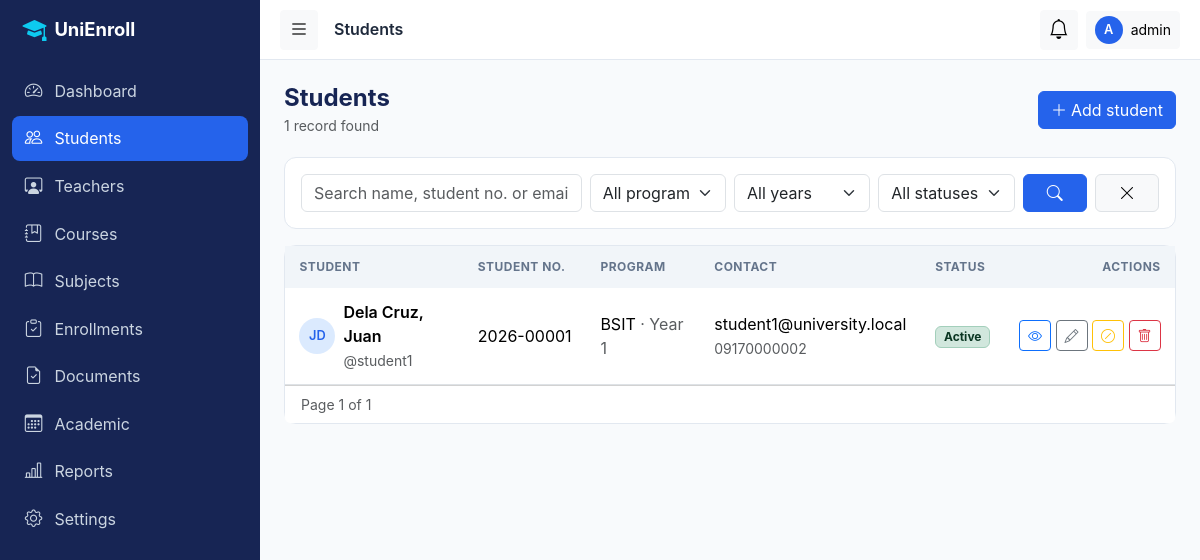
The app's page /admin/students/index.php (signed in) with its own data.
### tables this page shows
CREATE TABLE users (
  id            INT UNSIGNED AUTO_INCREMENT PRIMARY KEY,
  username      VARCHAR(50)  NOT NULL,
  email         VARCHAR(120) NOT NULL,
  password_hash VARCHAR(255) NOT NULL,
  role          ENUM('admin','teacher','student') NOT NULL,
  status        ENUM('active','inactive') NOT NULL DEFAULT 'active',
  last_login    DATETIME NULL,
  created_at    TIMESTAMP NOT NULL DEFAULT CURRENT_TIMESTAMP,
  updated_at    TIMESTAMP NOT NULL DEFAULT CURRENT_TIMESTAMP ON UPDATE CURRENT_TIMESTAMP,
  UNIQUE KEY uq_users_username (username),
  UNIQUE KEY uq_users_email (email),
  KEY idx_users_role_status (role, status)
);

CREATE TABLE students (
  id              INT UNSIGNED AUTO_INCREMENT PRIMARY KEY,
  user_id         INT UNSIGNED NOT NULL,
  student_no      VARCHAR(20)  NOT NULL,               
  first_name      VARCHAR(60)  NOT NULL,
  middle_name     VARCHAR(60)  NULL,
  last_name       VARCHAR(60)  NOT NULL,
  gender          ENUM('male','female','other') NULL,
  birth_date      DATE NULL,
  phone           VARCHAR(30)  NULL,
  address         VARCHAR(255) NULL,
  program_id      INT UNSIGNED NOT NULL,
  year_level      TINYINT UNSIGNED NOT NULL DEFAULT 1,
  profile_picture VARCHAR(255) NULL,
  status          ENUM('active','inactive','graduated') NOT NULL DEFAULT 'active',
  created_at      TIMESTAMP NOT NULL DEFAULT CURRENT_TIMESTAMP,
  updated_at      TIMESTAMP NOT NULL DEFAULT CURRENT_TIMESTAMP ON UPDATE CURRENT_TIMESTAMP,
  UNIQUE KEY uq_students_user (user_id),
  UNIQUE KEY uq_students_no (student_no),
  KEY idx_students_name (last_name, first_name),
  KEY idx_students_program_year (program_id, year_level),
  CONSTRAINT fk_students_user FOREIGN KEY (user_id)
    REFERENCES users(id) ON UPDATE CASCADE ON DELETE CASCADE,
  CONSTRAINT fk_students_program FOREIGN KEY (program_id)
    REFERENCES programs(id) ON UPDATE CASCADE ON DELETE RESTRICT
);

CREATE TABLE programs (
  id            INT UNSIGNED AUTO_INCREMENT PRIMARY KEY,
  department_id INT UNSIGNED NOT NULL,
  code          VARCHAR(20)  NOT NULL,
  name          VARCHAR(150) NOT NULL,
  duration_years TINYINT UNSIGNED NOT NULL DEFAULT 4,    
  description   TEXT NULL,
  status        ENUM('active','inactive') NOT NULL DEFAULT 'active',
  created_at    TIMESTAMP NOT NULL DEFAULT CURRENT_TIMESTAMP,
  updated_at    TIMESTAMP NOT NULL DEFAULT CURRENT_TIMESTAMP ON UPDATE CURRENT_TIMESTAMP,
  UNIQUE KEY uq_programs_code (code),
  KEY idx_programs_department (department_id),
  CONSTRAINT fk_programs_department FOREIGN KEY (department_id)
    REFERENCES departments(id) ON UPDATE CASCADE ON DELETE RESTRICT
);

### includes/auth_check.php (called while the page is built, shortened)
<?php
function require_login(): array
{
    $pdo  = Database::getConnection();
    $stmt = $pdo->prepare('SELECT id, username, role, status FROM users WHERE id = ?');
    $stmt->execute([$_SESSION['user_id']]);
    $user = $stmt->fetch();
    $user['name'] = $_SESSION['display_name'] ?? $user['username'];
    return $user;
}
function require_role($roles): array
{
    $roles = (array)$roles;
    $user  = require_login();
        ?>
        <?php
    return $user;
}

### admin/students/index.php (the view, shortened to what this page needs)
<?php
require_once __DIR__ . '/../../includes/auth_check.php';
$user = require_role('admin');
$pageTitle = 'Students';
$pdo = Database::getConnection();
$q         = clean($_GET['q'] ?? '');
$programId = (int)($_GET['program'] ?? 0);
$year      = (int)($_GET['year'] ?? 0);
$status    = in_array($_GET['status'] ?? '', ['active', 'inactive', 'graduated'], true) ? $_GET['status'] : '';
$where = []; $params = [];
$whereSql = $where ? 'WHERE ' . implode(' AND ', $where) : '';
$from  = 'FROM students s JOIN users u ON u.id = s.user_id JOIN programs p ON p.id = s.program_id';
$total = (int)scalar($pdo, "SELECT COUNT(*) $from $whereSql", $params);
$pg    = paginate($total, (int)($_GET['page'] ?? 1));
$stmt = $pdo->prepare(
    "SELECT s.*, u.username, u.email, p.code AS program_code $from $whereSql
     ORDER BY s.last_name, s.first_name LIMIT {$pg['perPage']} OFFSET {$pg['offset']}"
);
$stmt->execute($params);
$students = $stmt->fetchAll();
$keep = array_filter(['q' => $q, 'program' => $programId, 'year' => $year, 'status' => $status]);
require_once __DIR__ . '/../../includes/header.php';
?>
<div class="page-header">
  <div><h4>Students</h4><small class="text-muted"><?= number_format($total) ?> record<?= $total === 1 ? '' : 's' ?> found</small></div>
  <button class="btn btn-primary" id="addStudentBtn"><i class="bi bi-plus-lg me-1"></i>Add student</button>
</div>
<div class="card mb-3"><div class="card-body">
  <form class="row g-2" method="get">
    <div class="col-md-4"><input class="form-control" name="q" placeholder="Search name, student no. or email" value="<?= e($q) ?>"></div>
    <div class="col-6 col-md-2">
      <select class="form-select" name="program"><option value="">All programs</option>
      </select></div>
    <div class="col-6 col-md-2">
      <select class="form-select" name="year"><option value="">All years</option>
      </select></div>
    <div class="col-6 col-md-2">
      <select class="form-select" name="status"><option value="">All statuses</option>
      </select></div>
    <div class="col-6 col-md-2 d-flex gap-2">
      <button class="btn btn-primary flex-fill"><i class="bi bi-search"></i></button>
      <a class="btn btn-light border flex-fill" href="index.php" title="Reset"><i class="bi bi-x-lg"></i></a>
    </div>
  </form>
</div></div>
<div class="card">
  <?php if (!$students): ?>
    <div class="empty-state"><i class="bi bi-people"></i>
      <?= $keep ? 'No students match your filters.' : 'No students yet. Click “Add student” to create one.' ?></div>
  <?php else: ?>
  <div class="table-responsive">
    <table class="table table-hover mb-0">
      <thead><tr><th>Student</th><th>Student No.</th><th>Program</th><th>Contact</th><th>Status</th><th class="text-end">Actions</th></tr></thead>
      <tbody>
      <?php foreach ($students as $s): $full = $s['first_name'] . ' ' . $s['last_name']; ?>
        <tr>
          <td><div class="d-flex align-items-center gap-2">
            <span class="initials"><?= e(strtoupper(mb_substr($s['first_name'], 0, 1) . mb_substr($s['last_name'], 0, 1))) ?></span>
            <div><div class="fw-semibold"><?= e($s['last_name'] . ', ' . $s['first_name']) ?></div>
                 <small class="text-muted">@<?= e($s['username']) ?></small></div></div></td>
          <td class="text-nowrap"><?= e($s['student_no']) ?></td>
          <td><?= e($s['program_code']) ?> <span class="text-muted">· Year <?= (int)$s['year_level'] ?></span></td>
          <td><div><?= e($s['email']) ?></div><small class="text-muted"><?= e($s['phone'] ?: '—') ?></small></td>
          <td><?= status_badge($s['status']) ?></td>
          <td class="text-end text-nowrap">
            <a class="btn btn-sm btn-outline-primary" href="view.php?id=<?= (int)$s['id'] ?>" title="View"><i class="bi bi-eye"></i></a>
            <button class="btn btn-sm btn-outline-secondary edit-btn" title="Edit"
                    data-student="<?= e(json_encode($s, JSON_HEX_TAG | JSON_HEX_AMP)) ?>"><i class="bi bi-pencil"></i></button>
            <form method="post" action="actions.php" class="d-inline">
              <?php $deact = $s['status'] !== 'inactive'; ?>
              <button class="btn btn-sm btn-outline-<?= $deact ? 'warning' : 'success' ?>" title="<?= $deact ? 'Deactivate' : 'Activate' ?>"
                      data-confirm="<?= $deact ? 'Deactivate' : 'Activate' ?> <?= e($full) ?>?"
                      data-confirm-class="btn-<?= $deact ? 'warning' : 'success' ?>" data-confirm-label="<?= $deact ? 'Deactivate' : 'Activate' ?>">
                <i class="bi bi-<?= $deact ? 'slash-circle' : 'check-circle' ?>"></i></button>
            </form>
            <form method="post" action="actions.php" class="d-inline">
              <button class="btn btn-sm btn-outline-danger" title="Delete"
                      data-confirm="Permanently delete <?= e($full) ?>? This cannot be undone." data-confirm-label="Delete">
                <i class="bi bi-trash"></i></button>
            </form>
          </td>
        </tr>
      <?php endforeach; ?>
      </tbody>
    </table>
  </div>
  <div class="card-footer bg-white d-flex justify-content-between align-items-center flex-wrap gap-2">
    <small class="text-muted">Page <?= $pg['page'] ?> of <?= $pg['pages'] ?></small>
  </div>
  <?php endif; ?>
</div>
<?php require_once __DIR__ . '/../../includes/footer.php'; ?>

### includes/header.php (shortened to what this page needs)
<?php
$pageTitle = $pageTitle ?? APP_NAME;
?>
<!DOCTYPE html>
<html lang="en">
<head>
  <link href="https://cdn.jsdelivr.net/npm/bootstrap@5.3.3/dist/css/bootstrap.min.css" rel="stylesheet">
  <link href="https://cdn.jsdelivr.net/npm/bootstrap-icons@1.11.3/font/bootstrap-icons.min.css" rel="stylesheet">
  <link href="<?= e(asset('css/style.css')) ?>" rel="stylesheet">
</head>
<body>
<div class="app-wrapper">
  <?php require __DIR__ . '/sidebar.php'; ?>
  <div class="app-main">
    <header class="topbar">
      <button class="btn btn-light btn-sm" id="sidebarToggle" aria-label="Toggle sidebar"><i class="bi bi-list fs-5"></i></button>
      <h6 class="mb-0 ms-3 fw-semibold d-none d-sm-block"><?= e($pageTitle) ?></h6>
      <div class="ms-auto d-flex align-items-center gap-2">
        <div class="dropdown">
          <button class="btn btn-light btn-sm position-relative" data-bs-toggle="dropdown" aria-label="Notifications">
            <i class="bi bi-bell fs-5"></i>
          </button>
        </div>
        <div class="dropdown">
          <button class="btn btn-light btn-sm d-flex align-items-center gap-2" data-bs-toggle="dropdown">
            <span class="avatar"><?= e(strtoupper(mb_substr($user['name'], 0, 1))) ?></span>
            <span class="d-none d-md-inline"><?= e($user['name']) ?></span>
          </button>
        </div>
      </div>
    </header>
    <main class="content">

### includes/functions.php (shortened to what this page needs)
<?php
function e($value): string
{
    return htmlspecialchars((string)$value, ENT_QUOTES, 'UTF-8');
}
function url(string $path = ''): string
{
    return BASE_URL . '/' . ltrim($path, '/');
}
function asset(string $path): string
{
    return url('assets/' . ltrim($path, '/'));
}
function clean(?string $value): string
{
    return trim(strip_tags((string)$value));
}
function scalar(PDO $pdo, string $sql, array $params = [])
{
    $stmt = $pdo->prepare($sql);
    $stmt->execute($params);
    return $stmt->fetchColumn();
}
function status_badge(string $status): string
{
    $map = [
        'active' => 'success', 'approved' => 'success', 'verified' => 'success', 'open' => 'success', 'available' => 'success',
        'pending' => 'warning', 'inactive' => 'secondary', 'draft' => 'secondary', 'closed' => 'secondary',
        'unavailable' => 'secondary', 'passed' => 'success', 'failed' => 'danger', 'enrolled' => 'primary', 'dropped' => 'secondary', 'rejected' => 'danger', 'cancelled' => 'dark', 'graduated' => 'info',
    ];
    return '<span class="badge bg-' . ($map[$status] ?? 'secondary') . '-subtle text-' . ($map[$status] ?? 'secondary')
         . '-emphasis border border-' . ($map[$status] ?? 'secondary') . '-subtle text-capitalize">' . e($status) . '</span>';
}
function paginate(int $total, int $page, int $perPage = PER_PAGE): array
{
    $pages = max(1, (int)ceil($total / $perPage));
    $page  = min(max(1, $page), $pages);
    return ['total' => $total, 'page' => $page, 'pages' => $pages, 'perPage' => $perPage, 'offset' => ($page - 1) * $perPage];
}

### assets/css/style.css (style rules this page uses)
:root { --navy: #172554; --royal: #2563EB; --cyan: #06B6D4; --bg: #F8FAFC; --card: #FFFFFF; --text: #1E293B; --muted: #64748B; --border: #E2E8F0; --success:#16A34A; --warning:#F59E0B; --danger: #DC2626; --radius: 12px; --sidebar-w: 260px; --transition: .2s ease; }
body { font-family: 'Inter', system-ui, -apple-system, 'Segoe UI', Roboto, sans-serif; background: var(--bg); color: var(--text); }
.card { border: 1px solid var(--border); border-radius: var(--radius); }
.btn-primary { background: var(--royal); border-color: var(--royal); }
.btn, .form-control, .form-select { transition: var(--transition); }
.app-wrapper { display: flex; min-height: 100vh; }
.app-main { flex: 1; margin-left: var(--sidebar-w); min-width: 0; transition: margin var(--transition); }
.topbar { height: 60px; background: #fff; border-bottom: 1px solid var(--border); display: flex; align-items: center; padding: 0 1.25rem; position: sticky; top: 0; z-index: 1030; }
.content { padding: 1.5rem; }
.avatar { width: 28px; height: 28px; border-radius: 50%; background: var(--royal); color: #fff; display: inline-flex; align-items: center; justify-content: center; font-size: .8rem; font-weight: 600; }
.table > :not(caption) > * > * { padding: .75rem .9rem; vertical-align: middle; }
.table thead th { font-size: .75rem; text-transform: uppercase; letter-spacing: .04em; color: var(--muted); background: #f1f5f9; border-bottom: 0; }
.page-header { display: flex; flex-wrap: wrap; gap: .75rem; align-items: center; justify-content: space-between; margin-bottom: 1.25rem; }
.page-header h4 { margin: 0; color: var(--navy); font-weight: 700; }
.initials { width: 36px; height: 36px; border-radius: 50%; background: #dbeafe; color: var(--royal); display: inline-flex; align-items: center; justify-content: center; font-weight: 600; font-size: .8rem; flex-shrink: 0; }

### records on screen
users: role "admin"
students: first_name+last_name "JD", last_name+first_name "Dela Cruz, Juan", user.username "student1", student_no "2026-00001", program.code "BSIT", year_level "1", user.email "student1@university.local", phone "09170000002", status "Active"

### other values on screen
$label "Dashboard"
$label "Students"
$label "Teachers"
$label "Courses"
$label "Subjects"
$label "Enrollments"
$label "Documents"
$label "Academic"
$label "Reports"
$label "Settings"
$pageTitle "Students"
mb_substr($user['name'], 0, 1) "A"
$total "1"
$pg['page'] "1"
$pg['pages'] "1"
